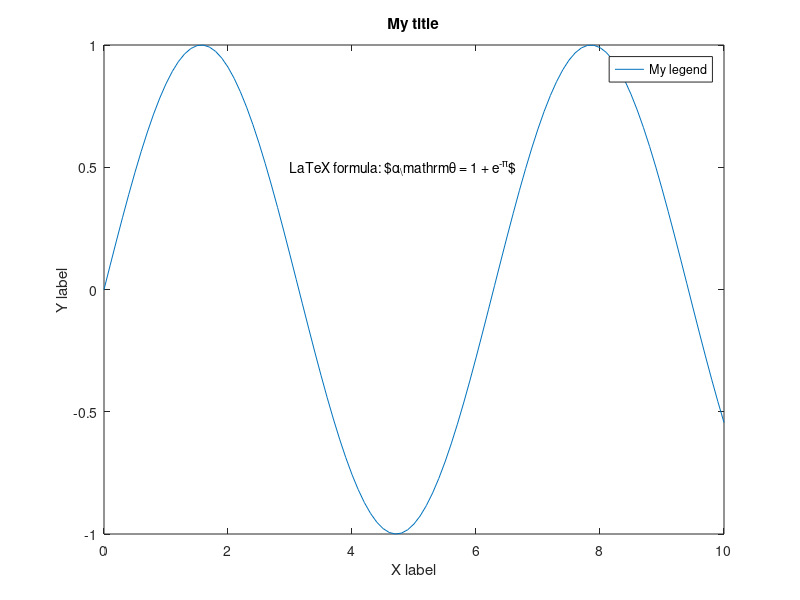

Recreate this plot in MATLAB. (Note: this script raises an error after producing the figure.)
% clearvars
close all
clc


x = 0:0.1:10;
y = sin(x);

plot(x,y)
xlabel('X label')
ylabel('Y label')
text(3, 0.5, 'LaTeX formula: $\alpha_\mathrm{\theta} = 1 + e^{-\pi}$')

title('My title')

legend('My legend')



prettify(gcf)